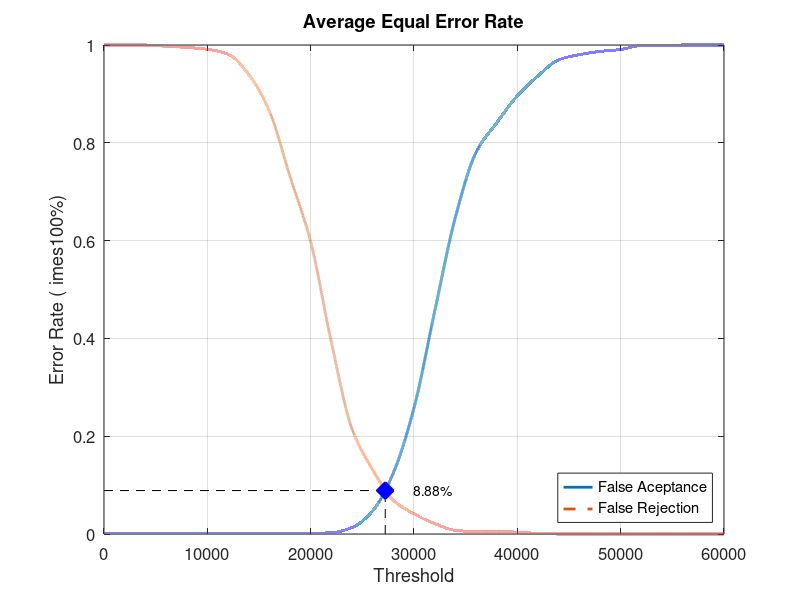
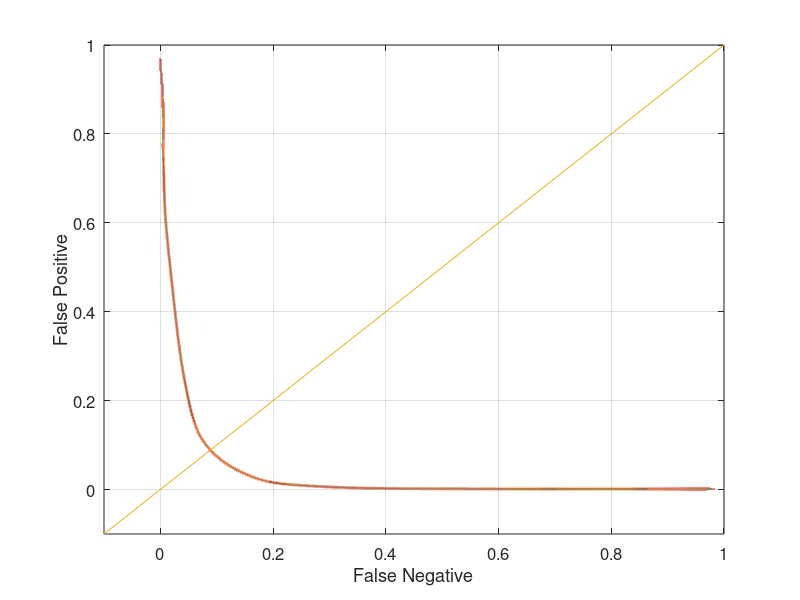

Here is the MATLAB script that generated these plots, in order:
close all;
clear;
clc;
x = 0:2000:60000;
xq = 0:0.5:60000;

y0 = [0 0.00131579 0.00131579 0.00131579 0.00131579 0.00131579 0.00131579 0.00131579 0.00131579 0.00131579 0.00131579 0.00263158 0.0131579 0.0473684 0.125 0.257895 0.455263 0.647368 0.780263 0.840789 0.896053 0.936842 0.969737 0.980263 0.986842 0.990789 0.998684 0.998684 1 1 1]
yy0 = interp1(x, y0, xq, 'pchip');
y1 = [1 1 1 0.9975 0.995 0.99125 0.98125 0.94 0.865 0.73125 0.5975 0.3925 0.215 0.13125 0.06875 0.04125 0.02125 0.0075 0.005 0.005 0.00375 0.00125 0 0 0 0 0 0 0 0 0]
yy1 = interp1(x, y1, xq, 'pchip');

% Calculating EER: 
y2 = abs(y0 - y1);
find(y2 == min(y2))
yy2 = abs(yy0 - yy1);
xEER = find(yy2 == min(yy2));
xEERIndex = xq(xEER) % X-axis EER
yEER = yy0(xEER) % Y-axis EER

main = figure
plot(xq, yy0,'-','LineWidth', 2);	hold on
plot(xq, yy1,'--','LineWidth', 2);	hold on
plot([xEERIndex xEERIndex], [0 yEER], 'k--');	hold on
plot([0 xEERIndex], [yEER yEER], 'k--');	hold on
plot(xEERIndex, yEER, 'bx', 'LineWidth', 10);	hold on
text(xEERIndex + 10 * xEERIndex / 100, yEER, [num2str(round((10000 * yEER)) / 100) '%'])
legend('False Aceptance', 'False Rejection', 'Location', 'SouthEast')
xlabel('Threshold')
ylabel('Error Rate (	imes100%)')
title('Average Equal Error Rate')
set(gca, 'FontSize', 12)
axis([0 60000 0 1])
grid on

print(main, 'Experiment5AverageMain', '-dpng');
FNRxFPR = figure('Color', [1 1 1]);
plot(yy1, yy0, '-', yy1, yy0, 'LineWidth', 2);
hold on
y = -0.1:0.1:1
plot(y, y); 
set(gca, 'FontSize', 12)
xlabel('False Negative')
ylabel('False Positive')
axis([-0.1 1 -0.1 1])
set(gca, 'FontSize', 12)
grid on

print(FNRxFPR, 'Experiment5AverageFNRxFPR','-dpng');
